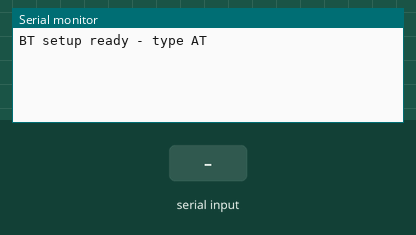
Simulated run of this sketch. Board: Arduino Uno, built with avr-gcc and run on an emulated ATmega328P. Parts: the last lines printed to the serial monitor. Inputs (shaded band) come from the test bench.

Above: at 1.2 s.
1.3 s: "1" received over the second serial link
At 2.5 s:
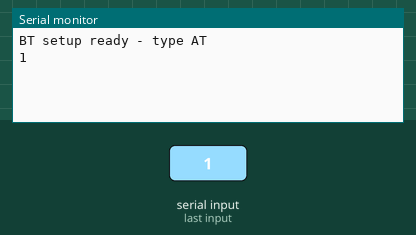
2.8 s: "0" received over the second serial link
At 3.7 s:
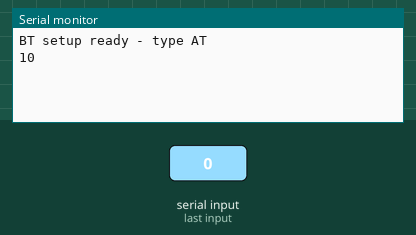

Measured:
- after the input at 1.3 s, the serial monitor: prints a new line at once (image 1)
- after the input at 2.8 s, the serial monitor: prints a new line at once (image 2)

The sketch:

bt_setup.ino
```cpp
/*
  BT SETUP - talk to the HC-05 / HC-06 with AT commands through the Arduino (from the slave config guide).
  Same wiring as fight_pad (module TXD -> D10, module RXD <- D9 through the 1k/2k divider).

  HC-05 (6 pins, has a small button / EN-KEY pin):
    1. Upload this sketch with BT_BAUD = 38400 (the HC-05 AT-mode speed).
    2. Unplug the module's VCC, HOLD its button, plug VCC back, release -> LED blinks slowly (~every 2 s).
    3. Serial Monitor: 38400 baud, "Both NL & CR". Type:
         AT                     -> OK
         AT+ROLE=0              -> OK          (slave)
         AT+INQM=0,5,9          -> OK          (discoverable)
         AT+NAME=STRIKE-P1      -> OK          (STRIKE-P2 on the second pad - easy to tell apart in Windows)
         AT+PSWD="1234"         -> OK          (some firmware wants AT+PSWD=1234 without quotes)
         AT+UART=38400,0,0      -> OK          (optional: then set BT_BAUD = 38400 in fight_pad.ino)
         AT+ADDR?               -> +ADDR:0021:07:001EE9   <- write this down, one per pad
    4. Power cycle it -> fast blinking = normal mode. Upload fight_pad.

  HC-06 (4 pins, no button - it is ALWAYS a slave and is in AT mode whenever nothing is connected):
    1. Set BT_BAUD = 9600 and upload. Serial Monitor: 9600 baud, "No line ending".
    2. Type AT -> OK,  AT+NAMESTRIKE-P1 -> OKsetname,  AT+PIN1234 -> OKsetPIN
       (no "=" and no line ending on most HC-06 firmware; newer ones accept AT+NAME=... with NL & CR)
    3. Upload fight_pad (keep BT_BAUD = 9600 there).
*/
#include <SoftwareSerial.h>

SoftwareSerial bt(10, 9);           // RX, TX

const long BT_BAUD = 38400;         // HC-05 AT mode. HC-06: 9600

void setup() {
  Serial.begin(BT_BAUD);            // keep the monitor at the same speed to make life easy
  bt.begin(BT_BAUD);
  Serial.println(F("BT setup ready - type AT"));
}

void loop() {
  if (Serial.available()) bt.write(Serial.read());
  if (bt.available()) Serial.write(bt.read());
}
```
